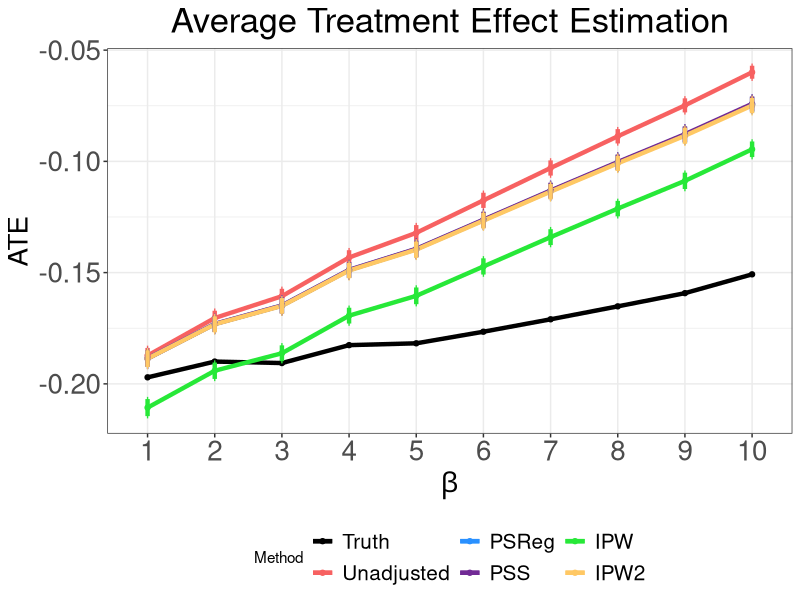
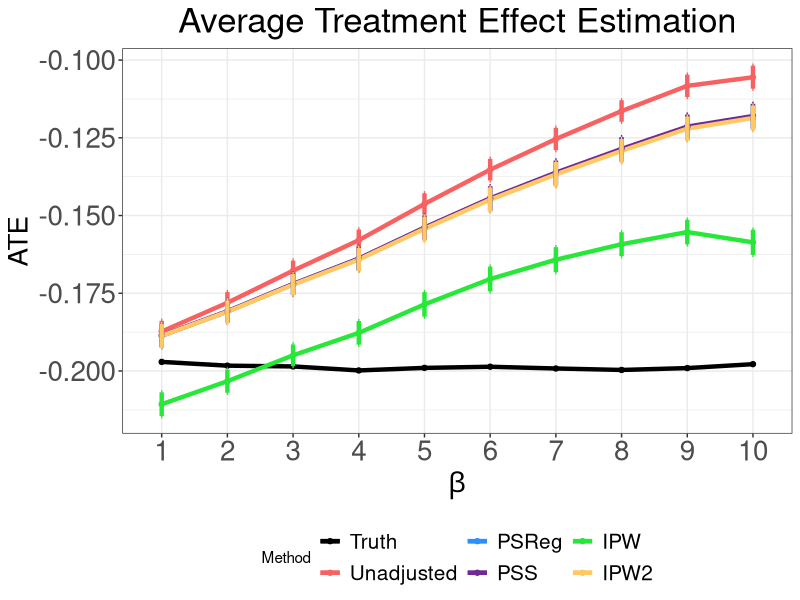

Write the R code that produced these figures, in order.
library(dplyr)
library(reshape2)
library(ggplot2)

gen.plot <- function(ate_res, save_path) {
  ate_res_plot <- as.data.frame(ate_res) %>% 
    group_by(Setting, alpha, beta, gamma) %>%
    summarise(y.mean.sd = sd(y.mean),
              y.mean = mean(y.mean), 
              Truth = mean(Truth), 
              Unadjusted.sd = sd(Unadjusted), 
              Unadjusted = mean(Unadjusted), 
              PSReg.sd = sd(PSReg), 
              PSReg = mean(PSReg), 
              PSS.sd = sd(PSS),
              PSS = mean(PSS), 
              IPW.sd = sd(IPW), 
              IPW = mean(IPW), 
              IPW2.sd = sd(IPW2),
              IPW2 = mean(IPW2))
  
  ate_res_plot <- melt(ate_res, 
                       id.vars = c("Setting", "rep", "alpha", "beta", "gamma", 
                                   "y.mean"), 
                       variable.name = "Method")
  
  ate_res_plot <- ate_res_plot %>% 
    group_by(Setting, alpha, beta, gamma, Method) %>% 
    summarise(val.avg = mean(value, na.rm = TRUE), 
              val.se = sd(value, na.rm = TRUE))
  
  gp <- ggplot(ate_res_plot, 
               aes_string(x = "beta", y = "val.avg", color = "Method")) + 
    xlab(expression(beta)) + ylab("ATE") + 
    ggtitle("Average Treatment Effect Estimation") + 
    scale_x_discrete(limits = factor(1:10)) + 
    geom_line(lwd = 1.5) + geom_point(pch = 19) +
    scale_color_manual(values = c("#000000", "#f76161", "#2990ff", "#712a95",
                                  "#27e838", "#ffc864", "#D55E00", "#CC79A7")) + 
    theme_bw() + theme(legend.position = "bottom", 
                       plot.title = element_text(hjust = 0.5, size = 25), 
                       legend.text = element_text(size = 15), 
                       axis.title = element_text(size = 20), 
                       axis.text = element_text(size = 20)) + 
    geom_errorbar(aes(ymin = val.avg - qnorm(0.975) * val.se, 
                      ymax = val.avg + qnorm(0.975) * val.se), width = 0.02, 
                  lwd = 1.5)
  
  ggsave(filename = save_path, plot = gp, width = 30, height = 25,
         units = "cm")
}


ate_res <- read.csv("../results/ate_results.csv")
ate_res <- ate_res[, 2:ncol(ate_res)]
gen.plot(ate_res, "../results/ate_results.pdf")

ate_res <- read.csv("../results/ate_results2.csv")
ate_res <- ate_res[, 2:ncol(ate_res)]
gen.plot(ate_res, "../results/ate_results2.pdf")




